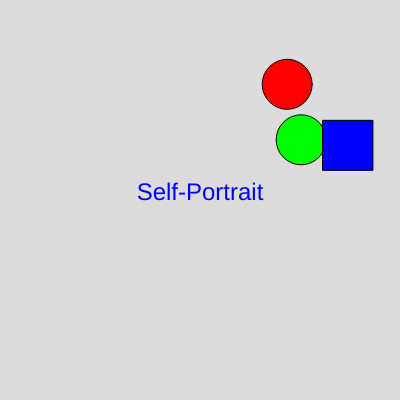
Frame 1 (no input)
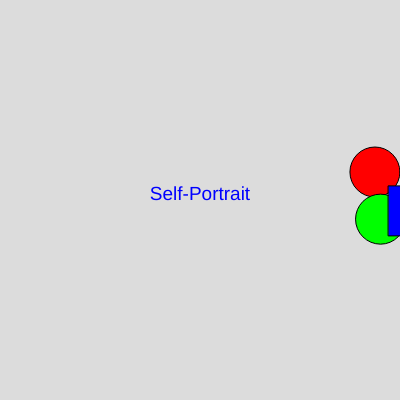
Frame 60 (no input)
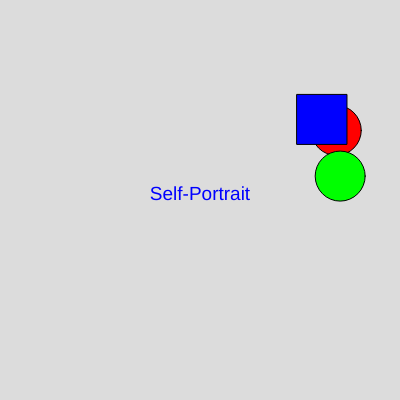
Frame 120 (the mouse pressed at the canvas centre since frame 60)

The p5.js sketch that drew these frames (run headless with seeded random() and noise() and a simulated clock; from frame 60 on, the mouse is pressed at the canvas centre):

// p5.js sketch
// ── sketch.js
let shape1_x, shape1_y, shape2_x, shape2_y, shape3_x, shape3_y;
let shape1_speed, shape2_speed, shape3_speed;
let title_size;
let size_dir = 1;

function setup() {
  createCanvas(400, 400);
  shape1_x = random(width);
  shape1_y = random(height);
  shape2_x = random(width);
  shape2_y = random(height);
  shape3_x = random(width);
  shape3_y = random(height);
  shape1_speed = random(1, 3);
  shape2_speed = random(1, 3);
  shape3_speed = random(1, 3);
  title_size = 24;
}

function draw() {
  background(220);
  
  // Move shapes along x-axis
  shape1_x += shape1_speed;
  if (shape1_x > width || shape1_x < 0) {
    shape1_speed *= -1;
  }
  
  shape2_x += shape2_speed;
  if (shape2_x > width || shape2_x < 0) {
    shape2_speed *= -1;
  }
  
  // Move shapes along y-axis
  shape1_y += shape1_speed;
  if (shape1_y > height || shape1_y < 0) {
    shape1_speed *= -1;
  }
  
  shape2_y += shape2_speed;
  if (shape2_y > height || shape2_y < 0) {
    shape2_speed *= -1;
  }
  
  // Move shape diagonally
  shape3_x += shape3_speed;
  shape3_y += shape3_speed;
  if (shape3_x > width || shape3_x < 0) {
    shape3_speed *= -1;
  }
  if (shape3_y > height || shape3_y < 0) {
    shape3_speed *= -1;
  }
  
  // Draw shapes
  fill(255, 0, 0);
  ellipse(shape1_x, shape1_y, 50, 50);
  
  fill(0, 255, 0);
  ellipse(shape2_x, shape2_y, 50, 50);
  
  fill(0, 0, 255);
  rect(shape3_x, shape3_y, 50, 50);
  
  // Resize title
  textSize(title_size);
  textAlign(CENTER);
  text("Self-Portrait", width/2, height/2);
  
  // Change title size
  title_size += 5 * size_dir;
  if (title_size > 48 || title_size < 24) {
    size_dir *= -1;
  }
}
// ── p5js.html
<html>
    <head>
        <title>First p5.js page</title>
        <script src="https://cdnjs.cloudflare.com/ajax/libs/p5.js/1.1.9/p5.min.js"></script>
        <script src="sketch.js"></script>

    </head>
    <body>

    </body>
</html>
